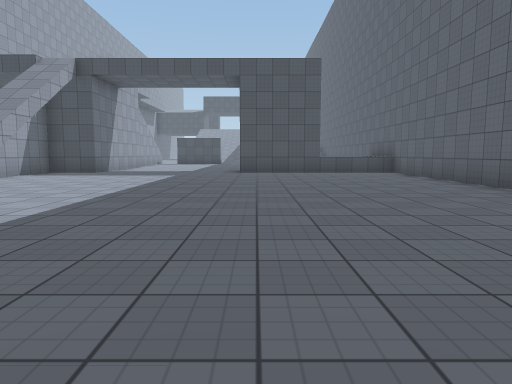
View 1 (above)

23 first-person views from a walk through a Unity game level. The camera is 1.2 m above the floor, tilts 6° down and sees 70° across. The floor is counted in squares, 2 m on a side. Each view is taken from the middle of a square. On the plan, view 1 faces up. The plan holds only what a view shows up to about 10 squares ahead; the rest is blank. The place goes on beyond the plan. The player is left out. Surface patterns are stand-ins for the level's own textures.

View 2
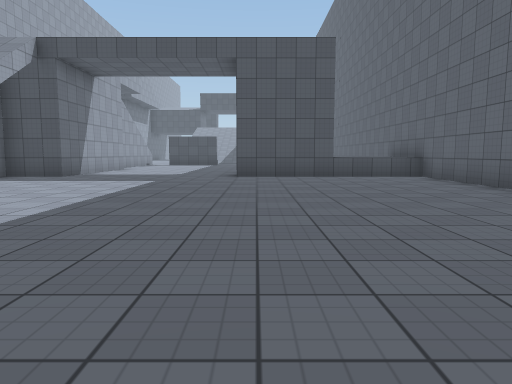

View 3
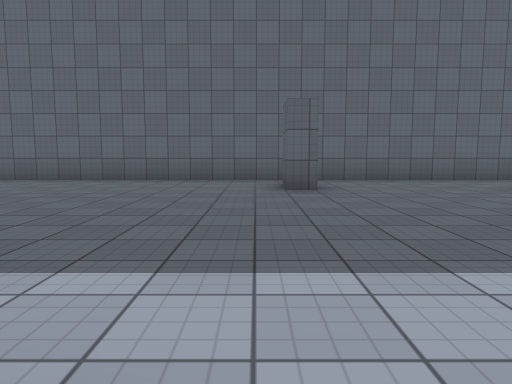

View 4
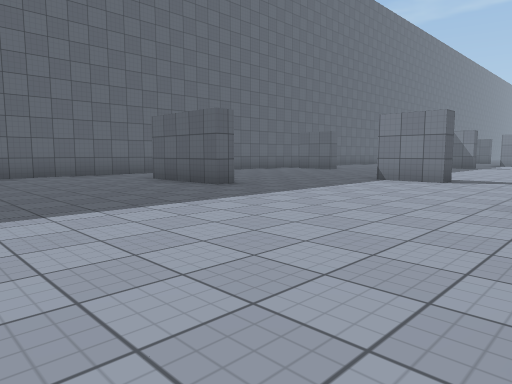

View 5
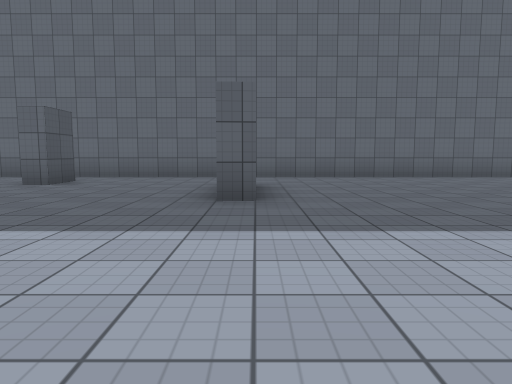

View 6
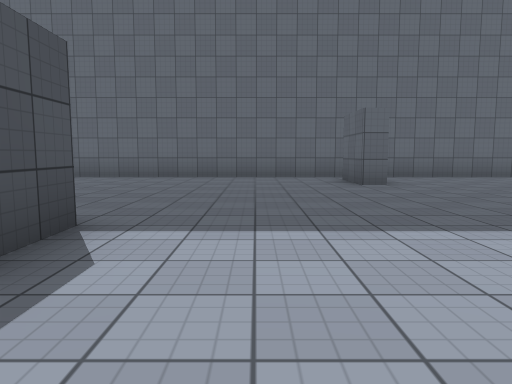

View 7
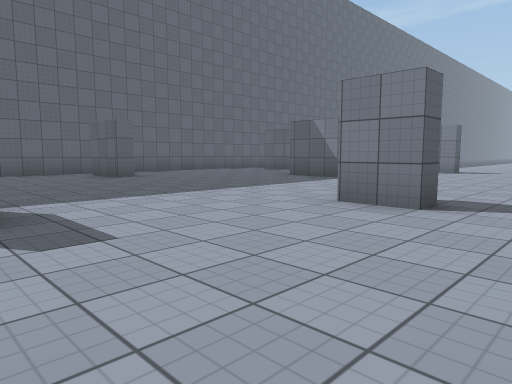

View 8
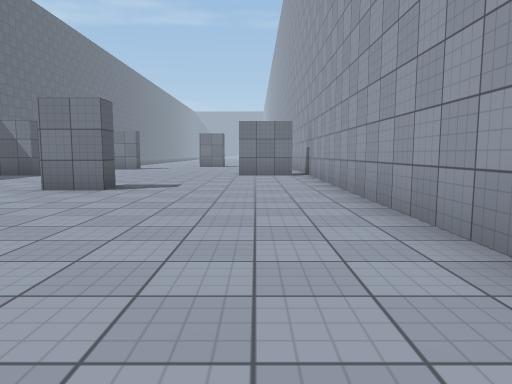

View 9
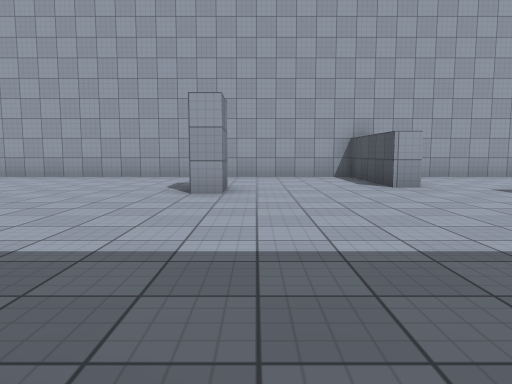

View 10
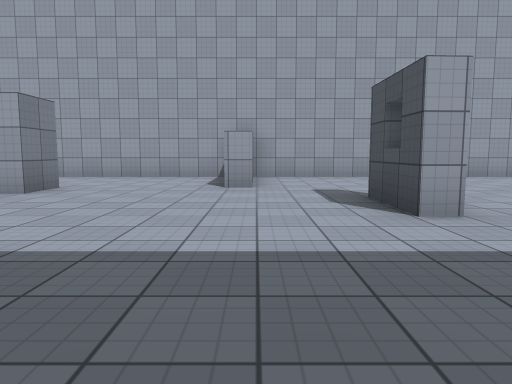

View 11
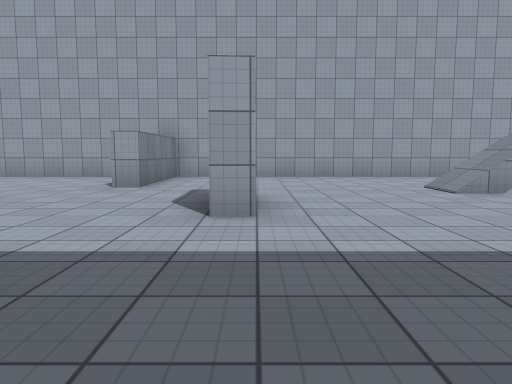

View 12
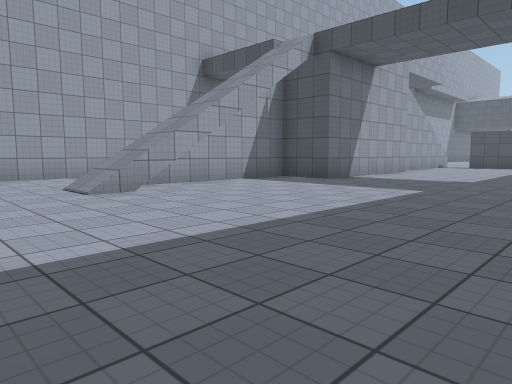

View 13
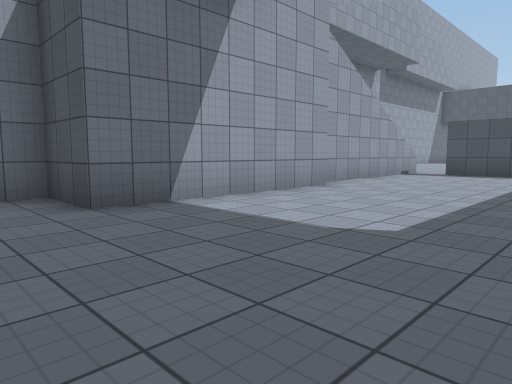

View 14
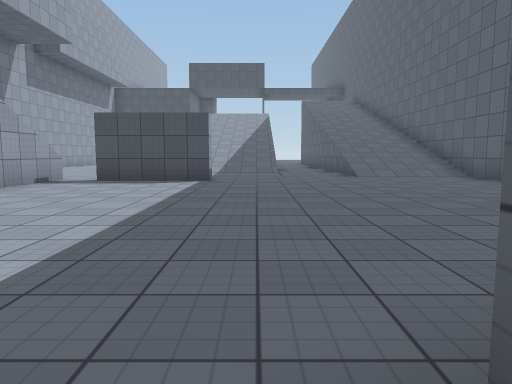

View 15
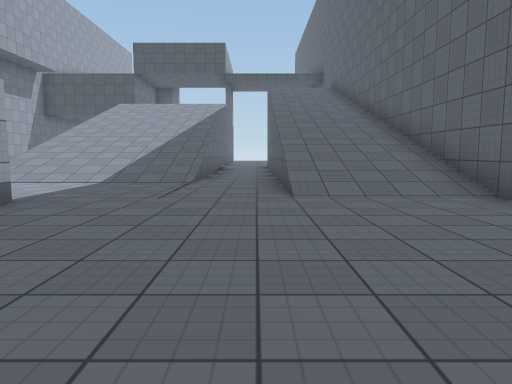

View 16
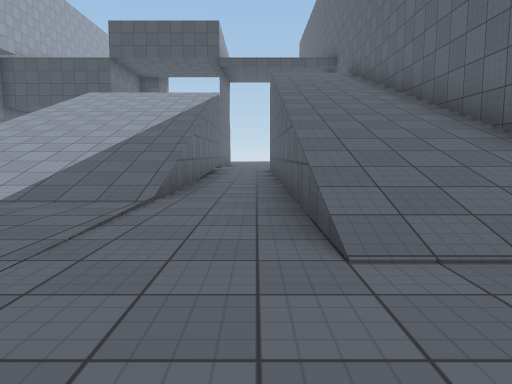

View 17
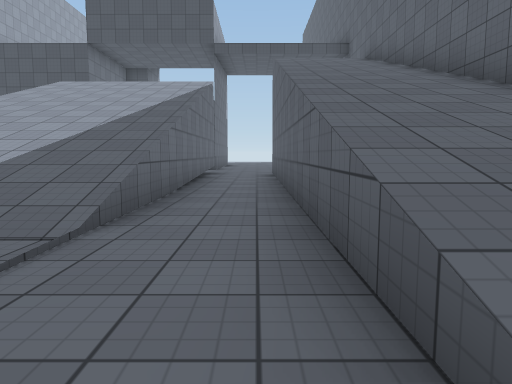

View 18
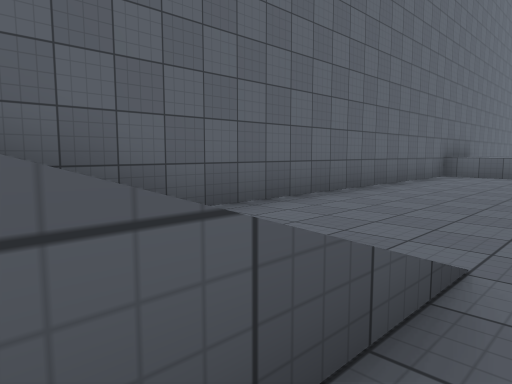

View 19
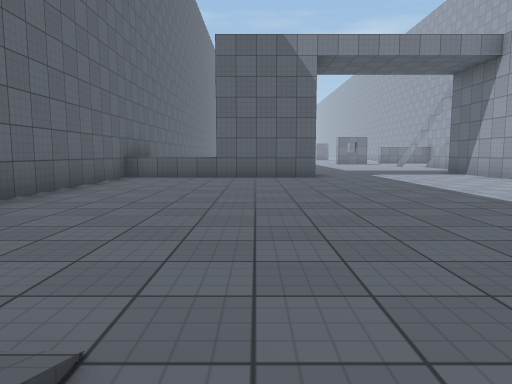

View 20
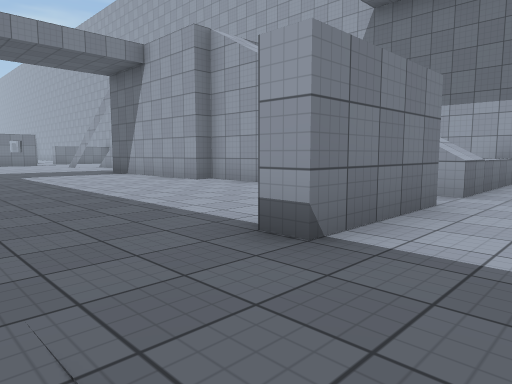

View 21
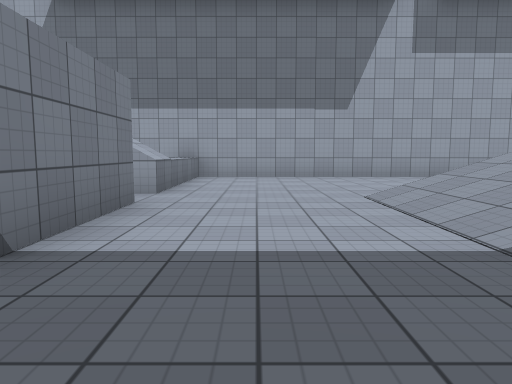

View 22
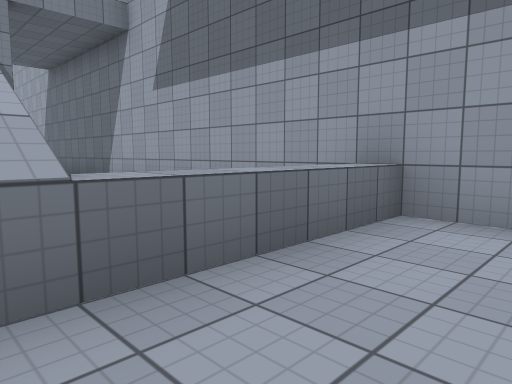

View 23
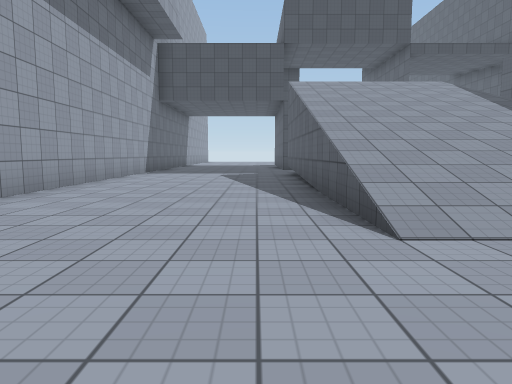

### Floor plan
Key: @ floor where view 1 was taken; # wall or solid block; . floor; / step, stairs or slope; ^ raised ledge.
Columns run from 10 left of view 1 to 5 right of it. Each row starts with its distance up from view 1.
 31 #..../////..///#
 30 #..../////..///#
 29 #..../////..///#
 28 #..../////..///#
 27 #..../////..///#
 26 #..../////..///#
 25 #..../////..///#
 24 #...........///#
 23 #...........///#
 22 #...........///#
 21 #^^^#.##.......#
 20 #   #..........#
 19 #   #..........#
 18 #   #..........#
 17 #   #..........#
 16 #   ##.........#
 15 #    #.........#
 14 #    #.........#
 13 #    #....###^^
 12 #   ##....###^^
 11     #..........#
 10     #..........#
  9 #   #..........#
  8 #   #..........#
  7 #.. /..........#
  6 #.../..........#
  5 #..............#
  4 #..............#
  3 #....##........#
  2 #..............#
  1 ####.........#.#
  0 #.........@....#
 -1 #..............#
 -2 #..............#
 -3 #...#.....###..#
 -4 #..............#
 -5 #..............#
 -6 #......##......#
 -7 #..............#
 -8 #..............#
 -9 #..............#
-10 #....#......##.#
-11 #..............#
-12 #..... ........#
-13 #..... .... ...#
-14 ###...  ##   ..#

Where each view was taken, in squares from view 1:
view 1: 0 up, 0 right, facing up
view 2: 2 up, 0 right, facing up
view 3: 2 up, 4 left, facing right
view 4: 2 up, 6 left, facing down-right
view 5: 3 down, 5 left, facing right
view 6: 8 down, 5 left, facing right
view 7: 6 down, 7 left, facing down-right
view 8: 4 down, 8 left, facing down
view 9: 2 down, 0 right, facing left
view 10: 1 up, 0 right, facing left
view 11: 3 up, 0 right, facing left
view 12: 4 up, 0 right, facing up-left
view 13: 10 up, 1 left, facing up-left
view 14: 13 up, 1 left, facing up
view 15: 17 up, 1 right, facing up
view 16: 20 up, 1 right, facing up
view 17: 22 up, 1 right, facing up
view 18: 24 up, 1 right, facing down-right
view 19: 23 up, 1 right, facing down
view 20: 23 up, 0 right, facing down-left
view 21: 23 up, 0 right, facing left
view 22: 23 up, 6 left, facing down-left
view 23: 22 up, 6 left, facing up
